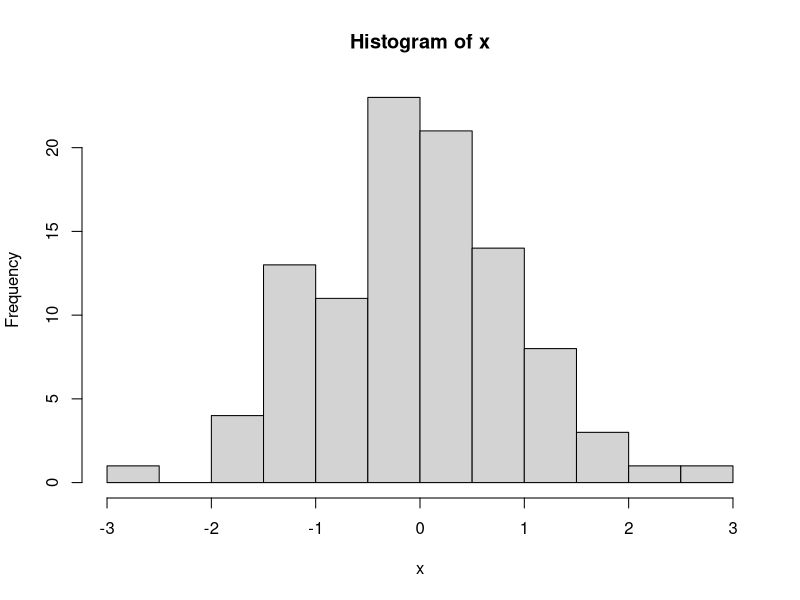

Generate this figure with R:
## ---- chunk 1
## This first bit is just setting up options for R.
## You can include this chunk in your documents as is.
knitr::opts_chunk$set(echo = TRUE, comment = "")
## ---- chunk 2
1 + 1
## ---- chunk 3
x = rnorm(100)
hist(x)
